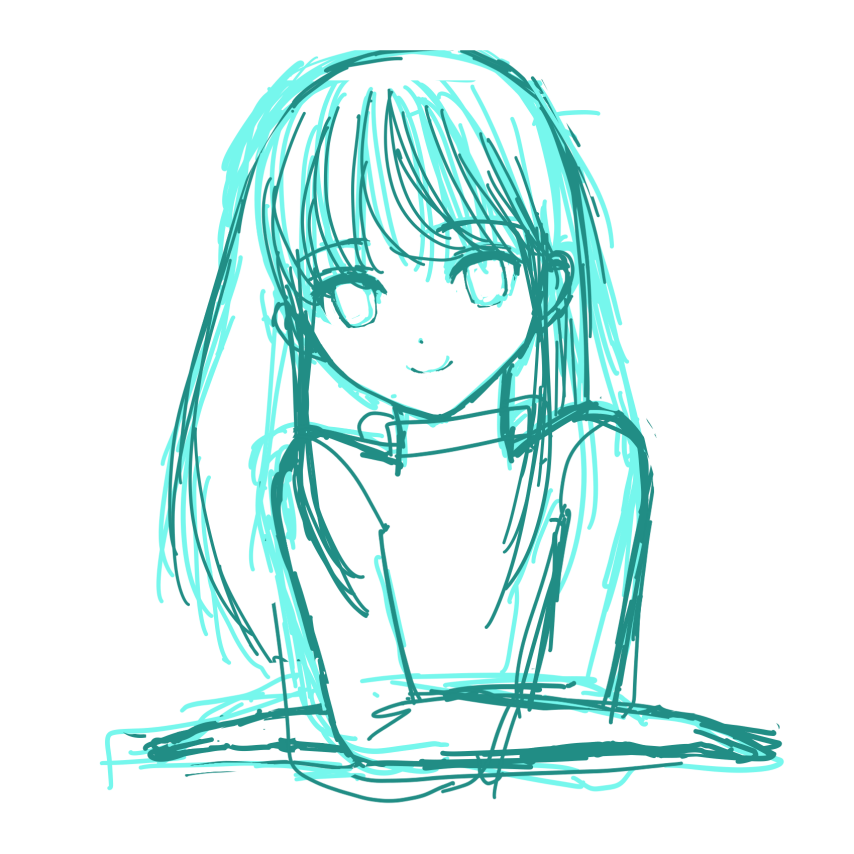
#> input picture images/rough-sketch-girl-colored.png, 854 x 854 px, found by its file name
$ python grey_scale_converter.py
#> lines starting #> are read from the running program, lines starting #| are printed output that depends on the picture; after the words box and inside, x2 and y2 are one past the last pixel; in counts of white or black regions, pixels touching at a corner belong together
import cv2


def preprocess(path: str):
    image = cv2.imread(path, cv2.IMREAD_COLOR)
#> image is the input picture: shape (854, 854, 3); mean B, G, R 241.1, 242.8, 220.7
    assert image is not None

    # convert image to greyscale
    grey_image = cv2.cvtColor(image, cv2.COLOR_BGR2GRAY)
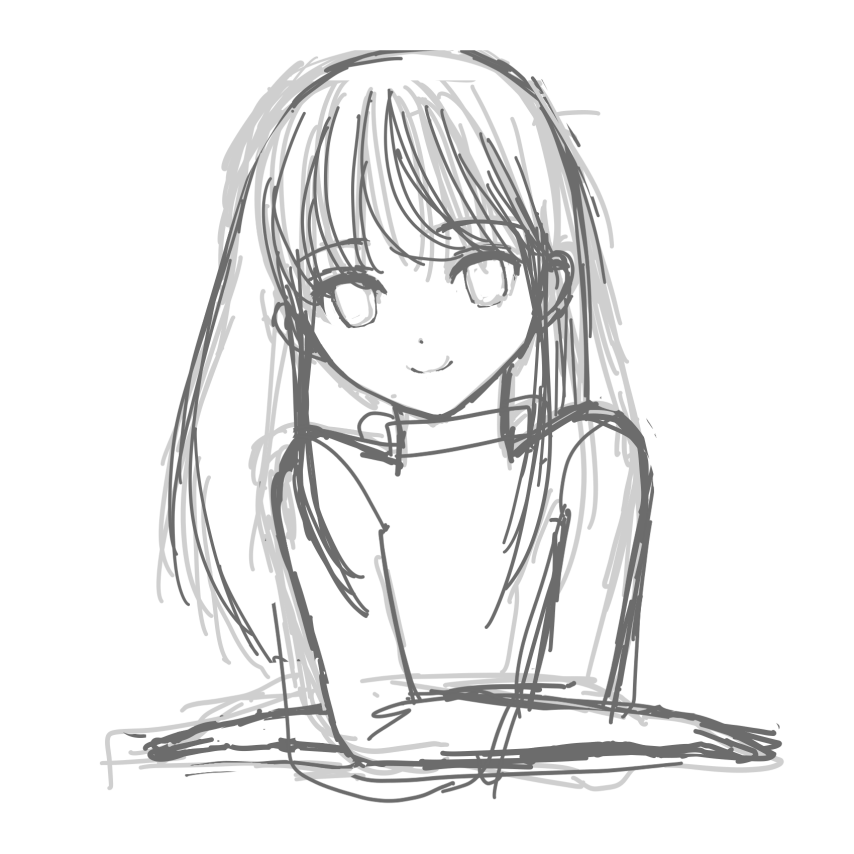
#> grey_image: shape (854, 854); min 106, max 255, mean 236
    assert grey_image is not None

    # use bilateral filtering to blur image except dark edges
    blurr_image = cv2.bilateralFilter(grey_image, 7, 75, 75)

    # extract background and merge lines that are similar to background from image
    _, threshold_image = cv2.threshold(blurr_image, 0, 255, cv2.THRESH_BINARY + cv2.THRESH_OTSU)
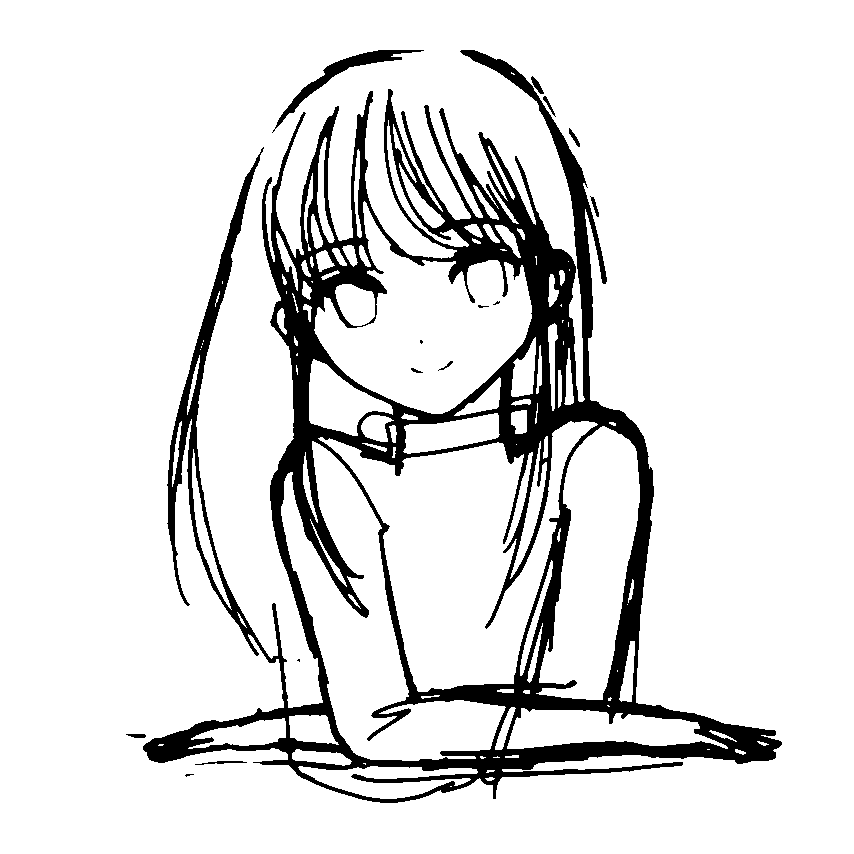
#> threshold_image: shape (854, 854); 88.3% white; 15 black regions (5 under 20 px), largest, box (x1, y1, x2, y2) and area: (143, 50, 782, 803) 83197, (272, 50, 424, 133) 1420, (195, 761, 247, 765) 94

    show(blurr_image, threshold_image)


def show(original_image, after_image):
    cv2.imshow("Original Image", original_image)
    cv2.imshow("After Image", after_image)
    cv2.waitKey(0)
    cv2.destroyAllWindows()


preprocess("/Users/pazuzujindrich/IdeaProjects/Sketch-Clean-AI/images/rough-sketch-girl-colored.png")

$ run again, with images/rough-sketch-cat.png copied over images/rough-sketch-girl-colored.png
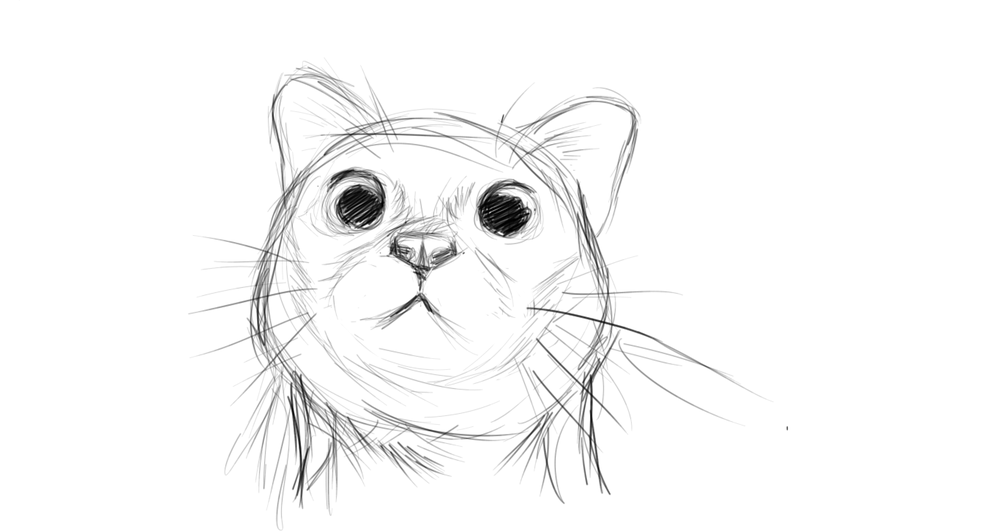
#> input picture images/rough-sketch-cat.png, 1000 x 531 px, shrunk from 1366 x 725 before the run, found by its file name
#> in preprocess, image is the input picture: shape (531, 1000, 3); min 0, max 255, mean 247.9
#> in preprocess, `_, threshold_image = cv2.threshold(blurr_image, 0, 255, cv2.THRESH_BIN..`:
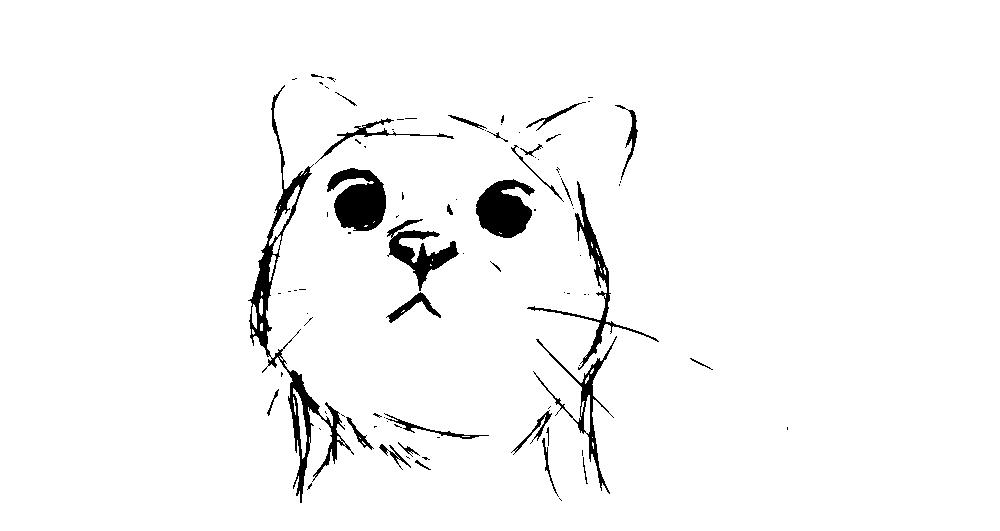
#> threshold_image: shape (531, 1000); 96.7% white; 93 black regions (62 under 20 px), largest, box (x1, y1, x2, y2) and area: (248, 85, 354, 503) 4479, (327, 168, 386, 231) 2534, (476, 179, 535, 238) 2314
